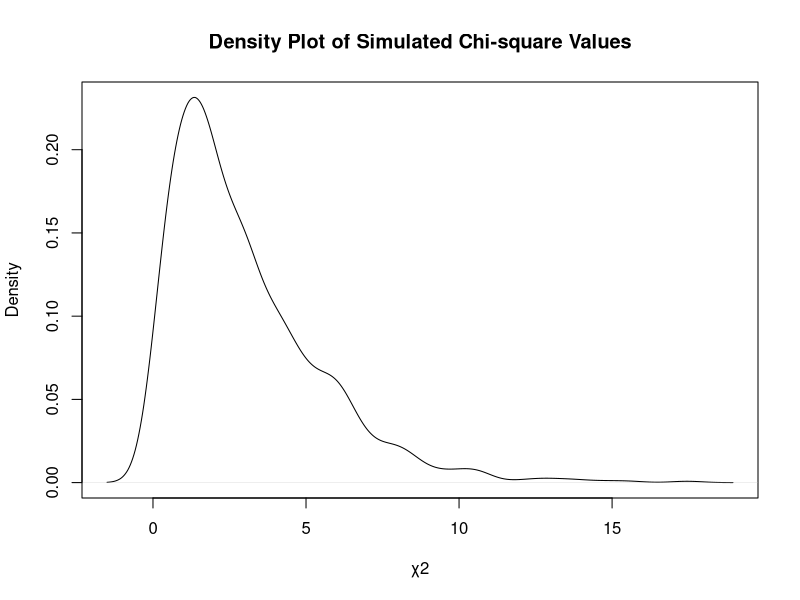
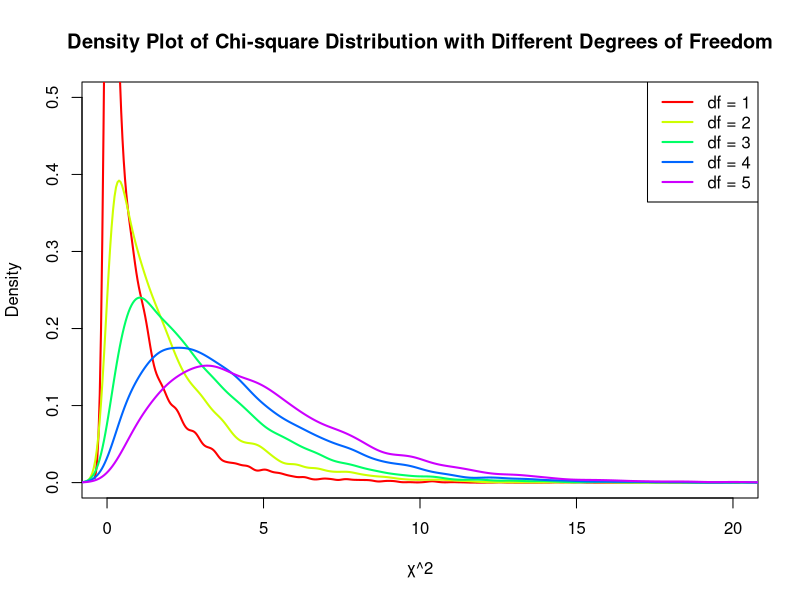
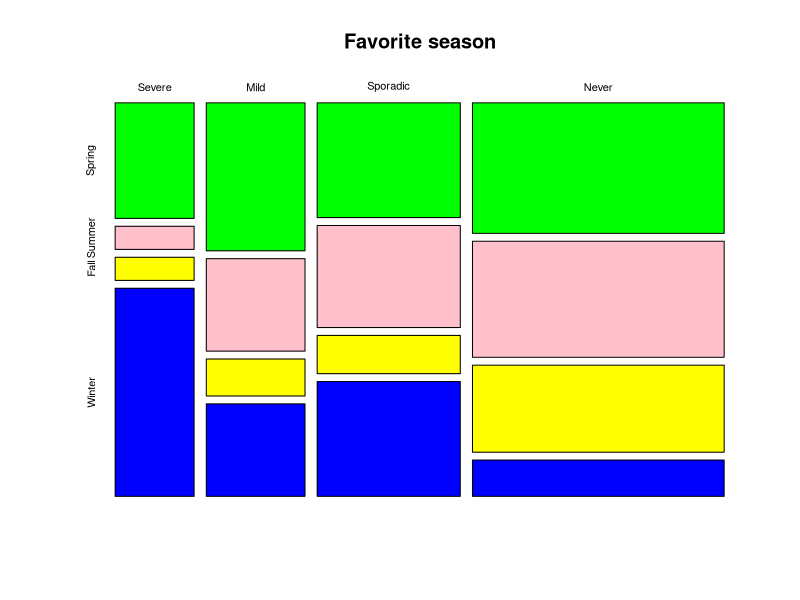

The R source for these figures, in order:
#Define observed data
Poll_seasons <- data.frame(Spring = 40, Summer = 30, Autumn = 18, Winter = 28)
expected <- data.frame(Spring = 29, Summer = 29, Autumn = 29, Winter = 29)
#Calculate expected values assuming equal preferences
equal_preferences <- sum(Poll_seasons) * 0.25

#calculate the x^2
calculate <- function(observed, expected){
  x <- sum((observed-expected)^2/expected)
  return(x)
}
#use a simulation to get the distribution of χ2
result <- replicate(1000, {
  sampled_data <- sample(c('Spring', 'Summer', 'Fall', 'Winter'),
                         size = 116,
                         replace = TRUE,
                         prob = rep(0.25, 4))
  season_counts <- table(sampled_data)
  observed <- as.data.frame(season_counts)
  x <- calculate(observed$Freq, expected)
  return(x)})
#visualise the distribution of simulated χ2 values
plot(density(result), main = "Density Plot of Simulated Chi-square Values", xlab = "χ2")

chisq.test(Poll_seasons, correct = FALSE, p = rep(1/4,4))







#Chi-square distribution and degree of freedom
# Define degrees of freedom
df <- c(1, 2, 3, 4, 5)
# Number of simulations
num_simulations <- 10000
# Generate random chi-square values for each degree of freedom
chi_square_values <- lapply(df, function(d) {
  rchisq(num_simulations, df = d)
})
# Plot density curves for each degree of freedom
plot(NULL, xlim = c(0, 20), ylim = c(0, 0.5), xlab = "χ^2", ylab = "Density", main = "Density Plot of Chi-square Distribution with Different Degrees of Freedom")
colors <- rainbow(length(df))
for (i in 1:length(df)) {
  lines(density(chi_square_values[[i]]), col = colors[i], lwd = 2)
}
legend("topright", legend = paste("df =", df), col = colors, lwd = 2)






#Chi-square test of homogeneity
Severe <- data.frame(Spring = 5, Summer =1, Fall = 1, Winter = 9, row.names = 'Severe' )
Mild <- data.frame(Spring = 8, Summer = 5, Fall = 2, Winter = 5, row.names = 'Mild' )
Sporadic <- data.frame(Spring = 9, Summer = 8, Fall = 3, Winter = 9, row.names = 'Sporadic' )
Never <- data.frame(Spring = 18, Summer = 16, Fall = 12, Winter = 5, row.names = 'Never' )
two_categories <- rbind(Severe, Mild, Sporadic, Never)

colors <- c("green", "pink", "yellow", "blue")
mosaicplot(two_categories, main = "Favorite season",
           color = colors)




#Chi-square test and Fisher’s exact test
Alive <- data.frame(WT=7, KO=2, row.names= 'Alive')
Dead <- data.frame(WT=3, KO=7, row.names = 'Dead')
mouse <- rbind(Alive, Dead)
chisq.test(mouse, correct = FALSE)
fisher.test(mouse)







